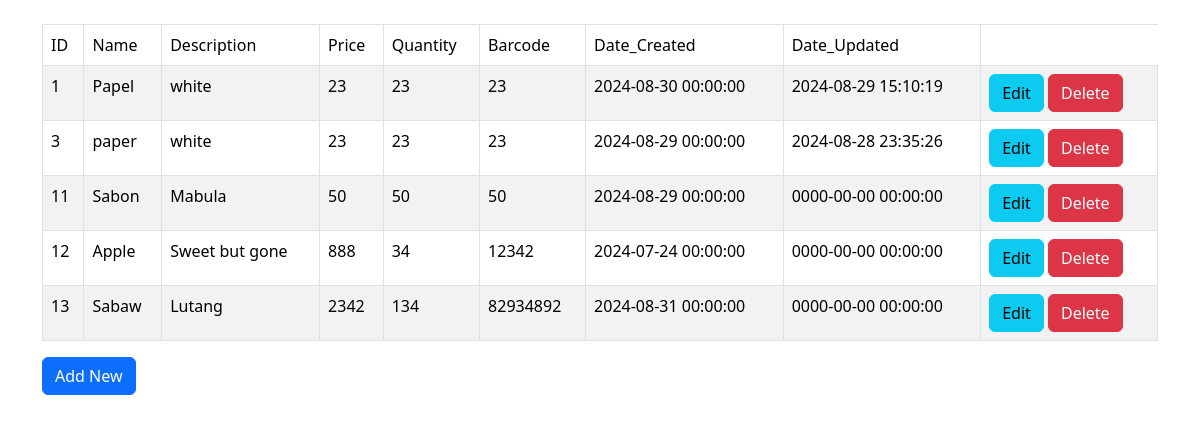
The page / on the database its author committed.
### tables this page shows
CREATE TABLE `products` (
  `id` int(11) NOT NULL,
  `name` text NOT NULL,
  `description` text NOT NULL,
  `price` text NOT NULL,
  `quantity` text NOT NULL,
  `barcode` text NOT NULL,
  `created_at` datetime NOT NULL DEFAULT current_timestamp(),
  `updated_at` datetime NOT NULL DEFAULT '0000-00-00 00:00:00' ON UPDATE current_timestamp()
);

### index.php (the view, shortened to what this page needs)
<?php
include 'database.php';
?>
<!DOCTYPE html>
<html>
<head>
    <link rel="stylesheet" href="https://cdn.jsdelivr.net/npm/bootstrap@5.3.2/dist/css/bootstrap.min.css">
</head>
<body>
    <div class="container">
        <div class="row mt-3">
            <div class="mx-auto">
                <?php
                $sql = 'select * from products';
                $stmt = $con->prepare($sql);
                $stmt->execute();
                $products = $stmt->fetchAll();
                ?>
                <table class="table table-bordered table-striped">
                	<thead>
                		<tr>
                			<td>ID</td>
                			<td>Name</td>
                			<td>Description</td>
                			<td>Price</td>
                            <td>Quantity</td>
                			<td>Barcode</td>
                			<td>Date_Created</td>
                            <td>Date_Updated</td>
                		</tr>
                	</thead>
                	<tbody>
                		<?php foreach($products as $product): ?>
                			<tr>
                				<td><?php echo $product['id']; ?></td>
                				<td><?php echo $product['name']; ?></td>
                				<td><?php echo $product['description']; ?></td>
                                <td><?php echo $product['price']; ?></td>
                				<td><?php echo $product['quantity']; ?></td>
                				<td><?php echo $product['barcode']; ?></td>
                                <td><?php echo $product['created_at']; ?></td>
                				<td><?php echo $product['updated_at']; ?></td>
                				<td><a class="btn btn-info" role="button" href="edit.php?id=<?php echo $product['id']; ?>">Edit</a>&nbsp;<a class="btn btn-danger" role="button" href="delete.php?id=<?php echo $product['id']; ?>">Delete</a></td>
                			</tr>
                		<?php endforeach ?>
                	</tbody>
                </table>
                <a href="addProducts.php" class="btn btn-primary" role="button">Add New</a>
            </div>
        </div>
    </div>
</body>
</html>

### rows shown on the page
products: id "1", name "Papel", description "white", price "23", quantity "23", barcode "23", created_at "2024-08-30 00:00:00", updated_at "2024-08-29 15:10:19"
products: id "3", name "paper", description "white", price "23", quantity "23", barcode "23", created_at "2024-08-29 00:00:00", updated_at "2024-08-28 23:35:26"
products: id "11", name "Sabon", description "Mabula", price "50", quantity "50", barcode "50", created_at "2024-08-29 00:00:00", updated_at "0000-00-00 00:00:00"
products: id "12", name "Apple", description "Sweet but gone", price "888", quantity "34", barcode "12342", created_at "2024-07-24 00:00:00", updated_at "0000-00-00 00:00:00"
products: id "13", name "Sabaw", description "Lutang", price "2342", quantity "134", barcode "82934892", created_at "2024-08-31 00:00:00", updated_at "0000-00-00 00:00:00"
